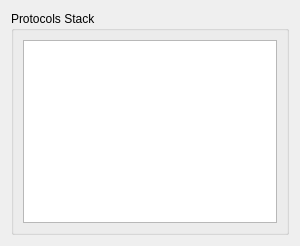
<?xml version="1.0" encoding="UTF-8"?>
<ui version="4.0">
 <class>ProtocolsStackWidget</class>
 <widget class="QWidget" name="ProtocolsStackWidget">
  <property name="geometry">
   <rect>
    <x>0</x>
    <y>0</y>
    <width>300</width>
    <height>246</height>
   </rect>
  </property>
  <property name="windowTitle">
   <string>Protocols Stack Widget</string>
  </property>
  <layout class="QVBoxLayout" name="verticalLayout_2">
   <item>
    <widget class="QGroupBox" name="groupBox">
     <property name="title">
      <string>Protocols Stack</string>
     </property>
     <layout class="QVBoxLayout" name="verticalLayout">
      <item>
       <widget class="QTreeWidget" name="m_protocolsTreeWidget">
        <property name="headerHidden">
         <bool>true</bool>
        </property>
        <column>
         <property name="text">
          <string>Protocols</string>
         </property>
        </column>
       </widget>
      </item>
     </layout>
    </widget>
   </item>
  </layout>
 </widget>
 <resources/>
 <connections/>
</ui>
